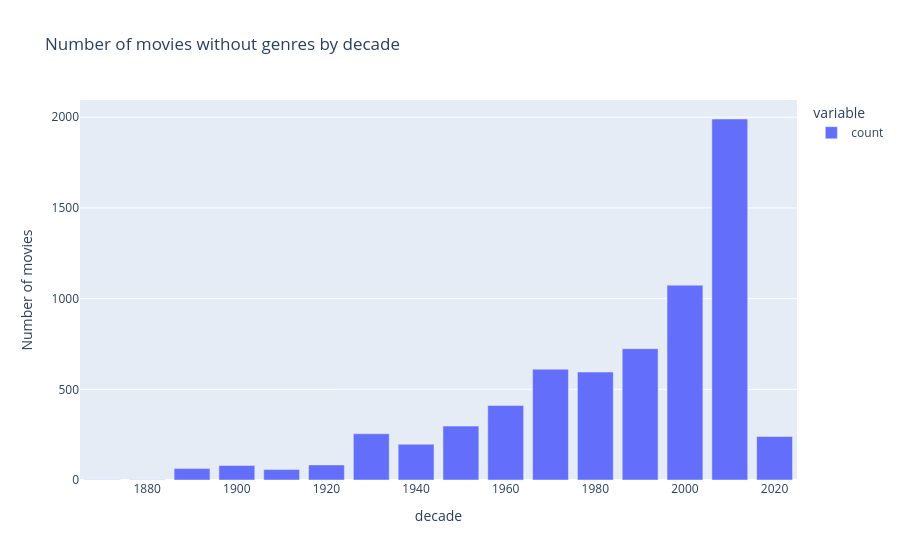

Source (notebook cell):
### Markdown cell above
**regex vocabulary:**
\( = left parenthesis
\d/{4} = four numbers
\) = right parenthesis

### Code cell
no_genre_movies = movies[movies["genres"] == "(no genres listed)"]
no_genre_movies["decade"] = (no_genre_movies["year"] // 10) * 10

figure = px.bar(
    x=no_genre_movies["decade"].value_counts().index,
    y=no_genre_movies["decade"].value_counts().values,
    labels={"x": "decade", "y": "number of movies"},
    title="Number of movies without genres by decade"
)

figure = px.bar(
    no_genre_movies["decade"].value_counts().sort_index(),
    labels={"value": "Number of movies", "index": "Decade"},
    title="Number of movies without genres by decade"
)


figure.show()

### Figure 1 — Plotly figure (JSON) as saved in the notebook; plotly's stock layout.template omitted (floating-point values rounded to 4 significant figures)
{"data": [{"hovertemplate": "variable=count<br>decade=%{x}<br>Number of movies=%{y}<extra></extra>", "legendgroup": "count", "marker": {"color": "#636efa", "pattern": {"shape": ""}}, "name": "count", "orientation": "v", "showlegend": true, "textposition": "auto", "type": "bar", "x": [1870.0, 1880.0, 1890.0, 1900.0, 1910.0, 1920.0, 1930.0, 1940.0, 1950.0, 1960.0, 1970.0, 1980.0, 1990.0, 2000.0, 2010.0, 2020.0], "xaxis": "x", "y": [1, 2, 64, 80, 58, 83, 255, 197, 297, 411, 611, 595, 724, 1074, 1990, 240], "yaxis": "y"}], "layout": {"barmode": "relative", "legend": {"title": {"text": "variable"}, "tracegroupgap": 0}, "title": {"text": "Number of movies without genres by decade"}, "xaxis": {"anchor": "y", "domain": [0, 1], "title": {"text": "decade"}}, "yaxis": {"anchor": "x", "domain": [0, 1], "title": {"text": "Number of movies"}}}}
